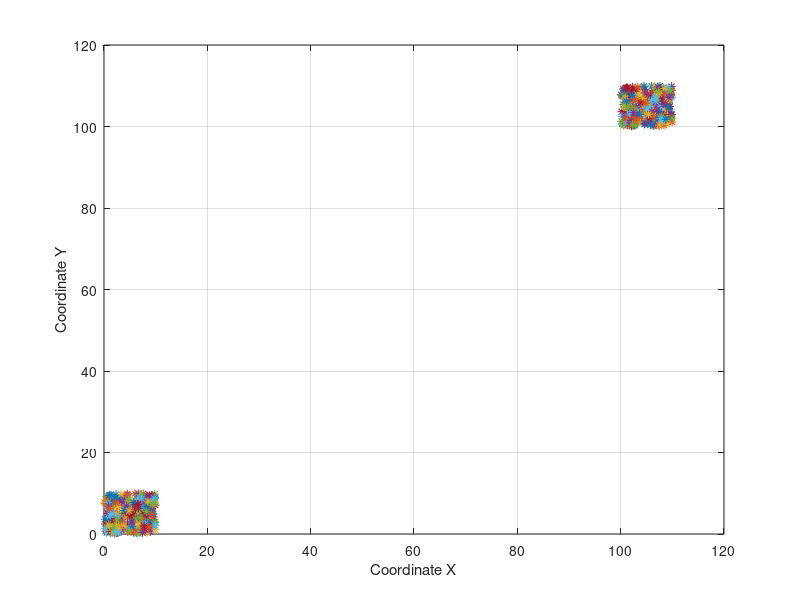
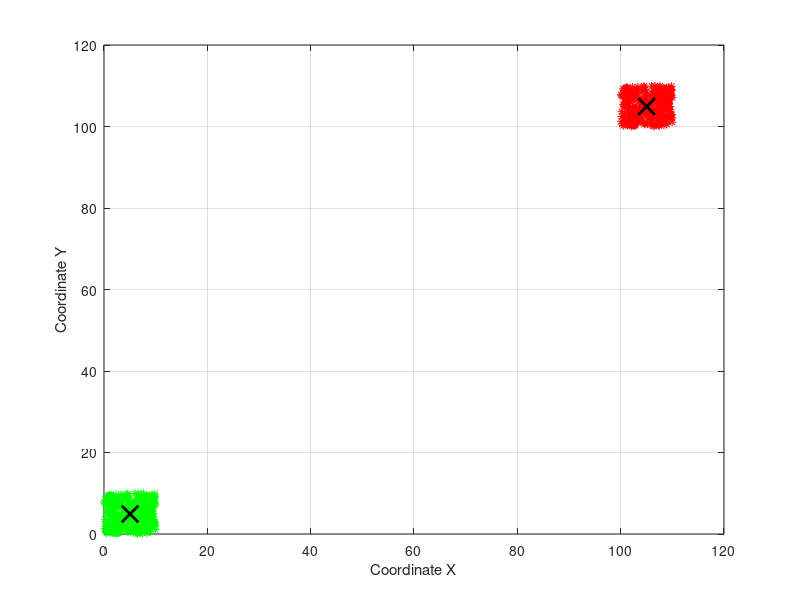

Write the MATLAB code that produced these figures, in order.
clear all
close all
clc

x1 = rand(300,2)*10;
x2 = x1 + 100;
X = [x1; x2];

figure(1)
grid on;
hold on;
box on;
xlabel('Coordinate X');
ylabel('Coordinate Y');

for i = 1 : size(X, 1)
    plot(X(i, 1), X(i, 2),'*');
end

Q1 = X;

k = 2; % Tutaj można zmieniać ilość klastrów
[idx, C, sumd, D] = kmeans(Q1, k);
clust_number = idx;
centers_coordinate = C;

figure(2)
grid on;
hold on;
box on;
xlabel('Coordinate X');
ylabel('Coordinate Y');

for i = 1:size(X, 1)
    if clust_number(i) == 1
        plot(X(i, 1), X(i, 2), 'r*');
    elseif clust_number(i) == 2
        plot(X(i, 1), X(i, 2), 'g*');
    elseif clust_number(i) == 3
        plot(X(i, 1), X(i, 2), 'b*');
    elseif clust_number(i) == 4
        plot(X(i, 1), X(i, 2), '*', 'Color', '#FF1493');
    elseif clust_number(i) == 5
        plot(X(i, 1), X(i, 2), '*', 'Color', '#FFD700');
    elseif clust_number(i) == 6
        plot(X(i, 1), X(i, 2), '*', 'Color', '#7FFFD4');
    end
end

for i = 1:size(C, 1)
    plot(C(i,1), C(i,2), 'xk', 'MarkerSize', 12, 'LineWidth', 2);
end